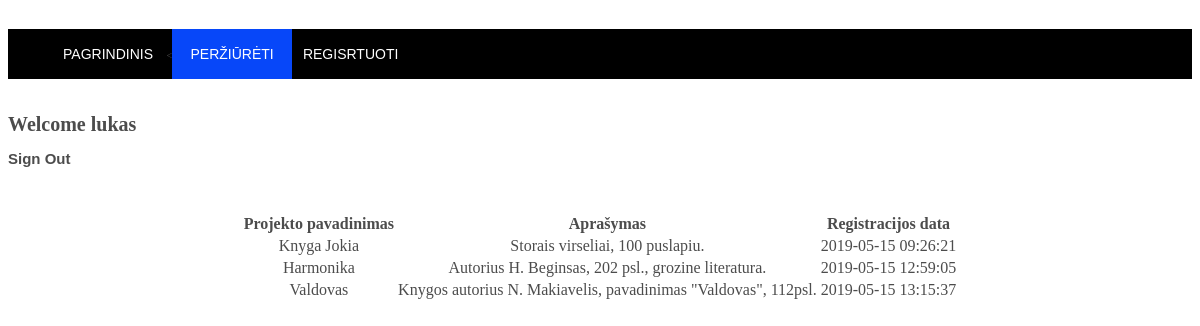
The page /inside/view.php (signed in) on the database its author committed.
### tables this page shows
CREATE TABLE `users` (
  `id` int(11) NOT NULL,
  `name` varchar(100) NOT NULL,
  `email` varchar(100) NOT NULL,
  `phone` int(11) NOT NULL,
  `username` varchar(100) NOT NULL,
  `password` varchar(100) NOT NULL
);

CREATE TABLE `projekt` (
  `id` int(11) NOT NULL,
  `author_name` varchar(100) NOT NULL,
  `pname` varchar(100) NOT NULL,
  `coment` varchar(300) NOT NULL,
  `verification` int(1) DEFAULT NULL,
  `data` timestamp NOT NULL DEFAULT CURRENT_TIMESTAMP
);

### inside/session.php (called while the page is built, shortened)
<?php
    $con = mysqli_connect("localhost","root","");
    mysqli_select_db($con, "database_12345");
   if (!empty($_SESSION['login_user']))
   {
      $user_check = $_SESSION['login_user'];
   }
   else
   {
      $user_check = $_SESSION['username'];
   }
   $ses_sql = mysqli_query($con,"SELECT username FROM users WHERE username = '$user_check' ");
   $row = mysqli_fetch_array($ses_sql, MYSQLI_ASSOC);
   $login_session = $row['username'];
?>

### inside/view.php (the view, shortened to what this page needs)
<?php
   include('session.php');
   include('../dbconnect.php');
?>
<html>
   <head>
      <link href="../forms/styles.css" rel="stylesheet" type="text/css" media="screen"/>
   </head>
   <body>
     <br>
       <div class="nav">
         <ul>
           <li>
             <a href="new.php">PAGRINDINIS</a></li>
           <<li class="active"><a href="<?php echo htmlspecialchars($_SERVER["PHP_SELF"]);?>">PERŽIŪRĖTI</a></li>
           <li><a href="registration.php">REGISRTUOTI</a></li>
         </ul>
       </div>
     <br>
      <h1>Welcome <?php echo $login_session; ?></h1>
      <h2><a href = "logout.php">Sign Out</a></h2>
      <?php
      $sqlprojekt = "SELECT * FROM projekt WHERE author_name='$login_session'";
      $resultprojekt = mysqli_query($con, $sqlprojekt);
      $number_of_results = mysqli_num_rows($resultprojekt);
      ?>
      <div align="center">
        <?php
        if ( $number_of_results==0 )
        {
            echo "<br> Jūs nesate užregistravęs jokių projektų! <br>";
        }
        else
        {?>
                <table>
                  <tr>
                    <th> Projekto pavadinimas </th>
                    <th> Aprašymas </th>
                    <th> Registracijos data </th>
                  </tr>
          <?php
            while ($row = mysqli_fetch_array($resultprojekt))
            {?>
                  <tr>
                    <td align="center"> <?php echo $row['pname']; ?> </a> </td>
                    <td align="center"> <?php echo $row['coment']; ?> </a> </td>
                    <td align="center"> <?php echo $row['data']; ?> </a> </td>
                  </tr>
                <br>
    <?php }
      ?>
    </table>
    <br>
<?php }
    ?>
      </div>
   </body>
</html>

### forms/styles.css (style rules this page uses)
body { font: 62.5% Georgia, "Times New Roman", Times, serif; color: #4c4c4c; background-repeat: repeat-x; background-color: #ffffff; height: 100%; }
a { font-family: Verdana, Gadget, sans-serif; color: #cccccc; }
a:link { text-decoration: none; }
.nav ul { list-style: none; background-color: black; text-align: left; }
.nav li { font-family: 'Verdana', sans-serif; list-style: block; font-size: 1.2em; line-height: 40px; height: 40px; border-bottom: 1px solid #888; }
.nav a { display: block; color: #fff; }
.nav li.active { background-color: #0747F9; color: #0747F9; cursor: default; }
@media screen and (min-width: 600px) { .nav li { width: 120px; border-bottom: none; height: 50px; line-height: 50px; font-size: 1.4em; text-align: center; } }
@media screen and (min-width: 600px) { .nav li { display: inline-block; margin-right: -4px; } }
@media screen and (min-width: 600px) { ul { list-style-position: inside; } }
*,:after,:before { box-sizing:border-box }
a { color:inherit;text-decoration:none }

### rows shown on the page
users: username "lukas"
projekt: pname "Knyga Jokia", coment "Storais virseliai, 100 puslapiu.", data "2019-05-15 09:26:21"
projekt: pname "Harmonika", coment "Autorius H. Beginsas, 202 psl., grozine literatura.", data "2019-05-15 12:59:05"
projekt: pname "Valdovas", coment "Knygos autorius N. Makiavelis, pavadinimas \"Valdovas\", 112psl.", data "2019-05-15 13:15:37"
